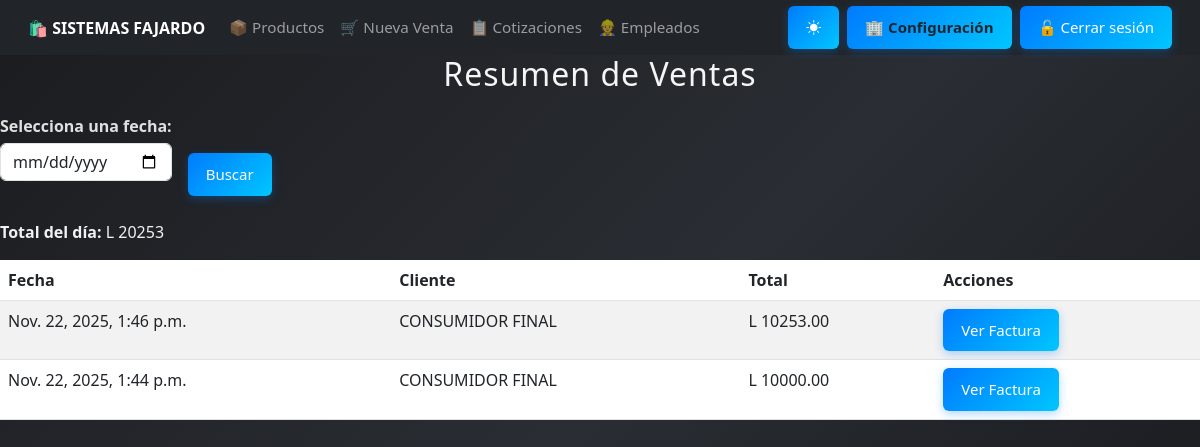
The app's page /ventas/ (signed in), older data.
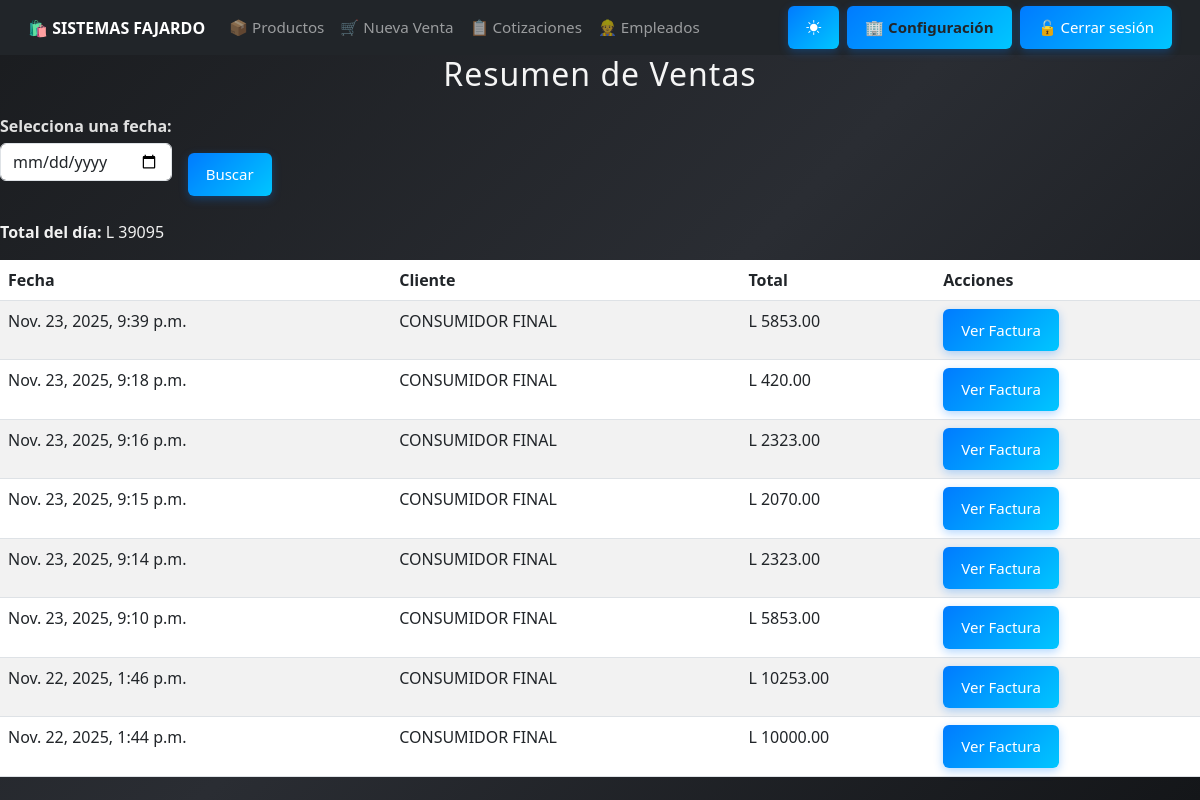
The same page, newer data.
### core/models.py (models this page shows, shortened)
class EmpresaConfig(models.Model):
    nombre = models.CharField(max_length=150)
    rtn = models.CharField(max_length=20)
    direccion = models.CharField(max_length=255)
    telefono = models.CharField(max_length=20, blank=True, null=True)
    correo = models.CharField(max_length=150, blank=True, null=True)

class Venta(models.Model):
    fecha = models.DateTimeField(auto_now_add=True)
    total = models.DecimalField(max_digits=12, decimal_places=2, default=Decimal('0.00'))
    subtotal_exento = models.DecimalField(max_digits=12, decimal_places=2, default=Decimal('0.00'))
    subtotal_g15 = models.DecimalField(max_digits=12, decimal_places=2, default=Decimal('0.00'))
    subtotal_g18 = models.DecimalField(max_digits=12, decimal_places=2, default=Decimal('0.00'))
    impuesto_15 = models.DecimalField(max_digits=12, decimal_places=2, default=Decimal('0.00'))
    impuesto_18 = models.DecimalField(max_digits=12, decimal_places=2, default=Decimal('0.00'))
    cliente = models.ForeignKey(
        'Cliente',
        on_delete=models.SET_NULL,
        null=True,
        blank=True,
        default=None
    )
    tipo_pago = models.CharField(
        max_length=10,
        choices=[('contado', 'Contado'), ('credito', 'Crédito')],
        default='contado'
    )
    cai = models.ForeignKey(
        'Cai',
        on_delete=models.SET_NULL,
        null=True,
        blank=True
    )
    numero_factura = models.CharField(max_length=30, null=True, blank=True)

class Cliente(models.Model):
    nombre = models.CharField(max_length=150)
    rtn = models.CharField(max_length=20, blank=True, null=True)
    direccion = models.CharField(max_length=255, blank=True, null=True)
    telefono = models.CharField(max_length=20, blank=True, null=True)

### core/views.py (the view)
# urls.py: path('ventas/', views.resumen_ventas, name='resumen_ventas'),
@login_required
@permission_required('core.view_venta', raise_exception=True)
def resumen_ventas(request):
    fecha_str = request.GET.get('fecha')
    ventas = []
    total_general = 0
    if fecha_str:
        try:
            fecha = datetime.strptime(fecha_str, '%Y-%m-%d').date()
            ventas = Venta.objects.filter(fecha__date=fecha).order_by('-fecha')
        except ValueError:
            ventas = Venta.objects.none()
    else:
        ventas = Venta.objects.all().order_by('-fecha')
    total_general = ventas.aggregate(Sum('total'))['total__sum'] or 0
    return render(request, 'resumen_ventas.html', {
        'ventas': ventas,
        'total_general': total_general,
        'fecha': fecha_str
    })

### core/context_processors.py (called while the page is built)
def empresa_context(request):
    try:
        empresa = EmpresaConfig.objects.get(pk=1)
    except EmpresaConfig.DoesNotExist:
        empresa = None
    return {
        'empresa': empresa
    }

### core/templates/resumen_ventas.html (shortened to what this page needs)
{% extends 'base.html' %}
{% block content %}
<h2>Resumen de Ventas</h2>
<form method="get" class="row g-3 mb-4">
  <div class="col-auto">
    <label for="fecha">Selecciona una fecha:</label>
    <input type="date" name="fecha" id="fecha" value="{{ fecha }}" class="form-control">
  </div>
  <div class="col-auto align-self-end">
    <button type="submit" class="btn btn-primary">Buscar</button>
  </div>
</form>
<p><strong>Total del día:</strong> L {{ total_general }}</p>
<table class="table table-striped mt-3">
  <thead>
    <tr>
      <th>Fecha</th>
      <th>Cliente</th>
      <th>Total</th>
      <th>Acciones</th>
    </tr>
  </thead>
  <tbody>
    {% for venta in ventas %}
    <tr>
      <td>{{ venta.fecha}}</td>
      <td>{{ venta.cliente.nombre }}</td>
      <td>L {{ venta.total }}</td>
      <td>
        <a href="{% url 'factura' venta.id %}" class="btn btn-sm btn-outline-primary">Ver Factura</a>
      </td>
    </tr>
    {% empty %}
    <tr><td colspan="4">No hay ventas registradas en esta fecha.</td></tr>
    {% endfor %}
  </tbody>
</table>
{% endblock %}

### core/templates/base.html (shortened to what this page needs)
<!DOCTYPE html>
<html lang="es">
<head>
  {% load static %}
  <link href="https://cdn.jsdelivr.net/npm/bootstrap@5.3.0/dist/css/bootstrap.min.css" rel="stylesheet">
  <link rel="stylesheet" href="{% static 'css/estilo_base.css' %}">
  <link href="https://cdn.jsdelivr.net/npm/bootstrap-icons@1.11.3/font/bootstrap-icons.css" rel="stylesheet">
</head>
<body>
  <nav class="navbar navbar-expand-lg navbar-dark bg-dark sticky-top" id="menu-principal">
    <div class="container-fluid">
      <a class="navbar-brand fw-bold" href="{% url 'dashboard' %}">
        🛍️ {{ empresa.nombre|default:"SISTEMAS FAJARDO" }}
      </a>
      <div class="collapse navbar-collapse" id="navbarNav">
        <ul class="navbar-nav me-auto">
          <li class="nav-item">
            <a class="nav-link" href="{% url 'listar_productos' %}">📦 Productos</a>
          </li>
          <li class="nav-item">
            {% if perms.core.add_venta %}
              <a class="nav-link" href="{% url 'crear_venta' %}">🛒 Nueva Venta</a>
            {% endif %}
          </li>
          <li class="nav-item">
            {% if perms.core.view_cotizacion %}
              <a class="nav-link" href="{% url 'lista_cotizaciones' %}">📋 Cotizaciones</a>
            {% endif %}
          </li>
          <li class="nav-item">
            {% if perms.core.view_empleado %}
              <a class="nav-link" href="{% url 'lista_empleados' %}">👷 Empleados</a>
            {% endif %}
          </li>
        </ul>
        <ul class="navbar-nav ms-auto align-items-center">
          <li class="nav-item me-2">
            <button id="themeToggle" class="btn btn-outline-light btn-sm">
              <i class="bi bi-brightness-high-fill" id="themeIcon"></i>
            </button>
          </li>
          {% if perms.core.view_empleado %}
          <li class="nav-item me-2">
            <a href="{% url 'configuracion_empresa' %}"
               class="btn btn-warning btn-sm fw-bold text-dark">
              🏢 Configuración
            </a>
          </li>
          {% endif %}
          {% if user.is_authenticated %}
          <li class="nav-item">
            <form action="{% url 'logout' %}" method="post">
              <button type="submit" class="btn btn-danger btn-sm">
                🔓 Cerrar sesión
              </button>
            </form>
          </li>
          {% endif %}
        </ul>
      </div>
    </div>
  </nav>
  <div class="container-fluid px-0">
    {% block content %}
    {% endblock %}
  </div>
</body>
</html>

### static/css/estilo_base.css (style rules this page uses)
h2, h3 { text-align: center; color: #f5f5f5; margin-bottom: 20px; letter-spacing: 1px; transition: color 0.3s ease; }
form label { display: block; margin-bottom: 5px; font-weight: 600; color: #e0e0e0; transition: color 0.3s ease; }
form input, form textarea, form select { width: 100%; padding: 10px; margin-bottom: 15px; border: 1px solid rgba(255, 255, 255, 0.2); border-radius: 6px; background-color: rgba(255, 255, 255, 0.1); color: #fff; box-sizing: border-box; transition: all 0.3s ease; }
button, .btn { background: linear-gradient(135deg, #007bff, #00c6ff); color: white; padding: 12px 20px; border: none; border-radius: 6px; font-size: 16px; cursor: pointer; transition: all 0.3s ease; box-shadow: 0 3px 10px rgba(0, 123, 255, 0.3); }
body { background: linear-gradient(135deg, #1a1c1f, #2a2d33, #141619); background-attachment: fixed; color: #f1f1f1; transition: all 0.4s ease; }
@media (max-width: 1200px) { .btn { font-size: 15px; padding: 10px 18px; } }
.navbar, .container, .btn, .contenedor, .form-row, .productos-box { transition: all 0.3s ease; }
.navbar { padding: 0.4rem 1rem !important; }
.navbar-brand { font-size: 1rem; white-space: nowrap; }
.navbar-nav .nav-link { font-size: 0.95rem; padding: 6px 10px; }
html, body { height: 100%; min-height: 100vh; margin: 0; padding: 0; display: flex; flex-direction: column; }

Row changes from the older to the newer data that the page shows:
added Venta: fecha "Nov. 23, 2025, 9:39 p.m.", cliente.nombre "CONSUMIDOR FINAL", total "5853.00"
added Venta: fecha "Nov. 23, 2025, 9:18 p.m.", cliente.nombre "CONSUMIDOR FINAL", total "420.00"
added Venta: fecha "Nov. 23, 2025, 9:16 p.m.", cliente.nombre "CONSUMIDOR FINAL", total "2323.00"
added Venta: fecha "Nov. 23, 2025, 9:15 p.m.", cliente.nombre "CONSUMIDOR FINAL", total "2070.00"
added Venta: fecha "Nov. 23, 2025, 9:14 p.m.", cliente.nombre "CONSUMIDOR FINAL", total "2323.00"
added Venta: fecha "Nov. 23, 2025, 9:10 p.m.", cliente.nombre "CONSUMIDOR FINAL", total "5853.00"
Text that changed along with them:
{{ total_general }}: "20253" → "39095"
